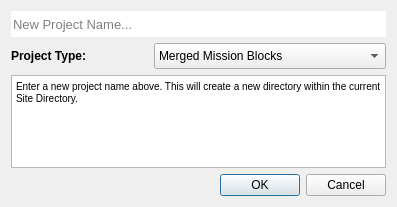
<?xml version="1.0" encoding="UTF-8"?>
<ui version="4.0">
 <class>NewProjectDialog</class>
 <widget class="QDialog" name="NewProjectDialog">
  <property name="geometry">
   <rect>
    <x>0</x>
    <y>0</y>
    <width>397</width>
    <height>207</height>
   </rect>
  </property>
  <property name="maximumSize">
   <size>
    <width>397</width>
    <height>16777215</height>
   </size>
  </property>
  <property name="windowTitle">
   <string>Dialog</string>
  </property>
  <layout class="QGridLayout" name="gridLayout">
   <item row="1" column="0">
    <widget class="QLabel" name="label_2">
     <property name="font">
      <font>
       <weight>75</weight>
       <bold>true</bold>
      </font>
     </property>
     <property name="text">
      <string>Project Type:</string>
     </property>
    </widget>
   </item>
   <item row="2" column="0" colspan="2">
    <widget class="QTextBrowser" name="textBrowser">
     <property name="html">
      <string>&lt;!DOCTYPE HTML PUBLIC &quot;-//W3C//DTD HTML 4.0//EN&quot; &quot;http://www.w3.org/TR/REC-html40/strict.dtd&quot;&gt;
&lt;html&gt;&lt;head&gt;&lt;meta name=&quot;qrichtext&quot; content=&quot;1&quot; /&gt;&lt;style type=&quot;text/css&quot;&gt;
p, li { white-space: pre-wrap; }
&lt;/style&gt;&lt;/head&gt;&lt;body style=&quot; font-family:'MS Shell Dlg 2'; font-size:7.8pt; font-weight:400; font-style:normal;&quot;&gt;
&lt;p style=&quot; margin-top:0px; margin-bottom:0px; margin-left:0px; margin-right:0px; -qt-block-indent:0; text-indent:0px;&quot;&gt;Enter a new project name above. This will create a new directory within the current Site Directory.&lt;/p&gt;&lt;/body&gt;&lt;/html&gt;</string>
     </property>
    </widget>
   </item>
   <item row="0" column="0" colspan="2">
    <widget class="QLineEdit" name="lineEdit">
     <property name="minimumSize">
      <size>
       <width>0</width>
       <height>26</height>
      </size>
     </property>
     <property name="font">
      <font>
       <pointsize>10</pointsize>
      </font>
     </property>
     <property name="frame">
      <bool>false</bool>
     </property>
     <property name="placeholderText">
      <string>New Project Name...</string>
     </property>
    </widget>
   </item>
   <item row="3" column="0" colspan="2">
    <widget class="QDialogButtonBox" name="buttonBox">
     <property name="orientation">
      <enum>Qt::Horizontal</enum>
     </property>
     <property name="standardButtons">
      <set>QDialogButtonBox::Cancel|QDialogButtonBox::Ok</set>
     </property>
    </widget>
   </item>
   <item row="1" column="1">
    <widget class="QComboBox" name="comboBox">
     <property name="minimumSize">
      <size>
       <width>0</width>
       <height>26</height>
      </size>
     </property>
     <item>
      <property name="text">
       <string>Merged Mission Blocks</string>
      </property>
     </item>
     <item>
      <property name="text">
       <string>Time Series/Separate Mission Blocks</string>
      </property>
     </item>
    </widget>
   </item>
  </layout>
 </widget>
 <resources/>
 <connections>
  <connection>
   <sender>buttonBox</sender>
   <signal>accepted()</signal>
   <receiver>NewProjectDialog</receiver>
   <slot>accept()</slot>
   <hints>
    <hint type="sourcelabel">
     <x>248</x>
     <y>254</y>
    </hint>
    <hint type="destinationlabel">
     <x>157</x>
     <y>274</y>
    </hint>
   </hints>
  </connection>
  <connection>
   <sender>buttonBox</sender>
   <signal>rejected()</signal>
   <receiver>NewProjectDialog</receiver>
   <slot>reject()</slot>
   <hints>
    <hint type="sourcelabel">
     <x>316</x>
     <y>260</y>
    </hint>
    <hint type="destinationlabel">
     <x>286</x>
     <y>274</y>
    </hint>
   </hints>
  </connection>
 </connections>
</ui>
